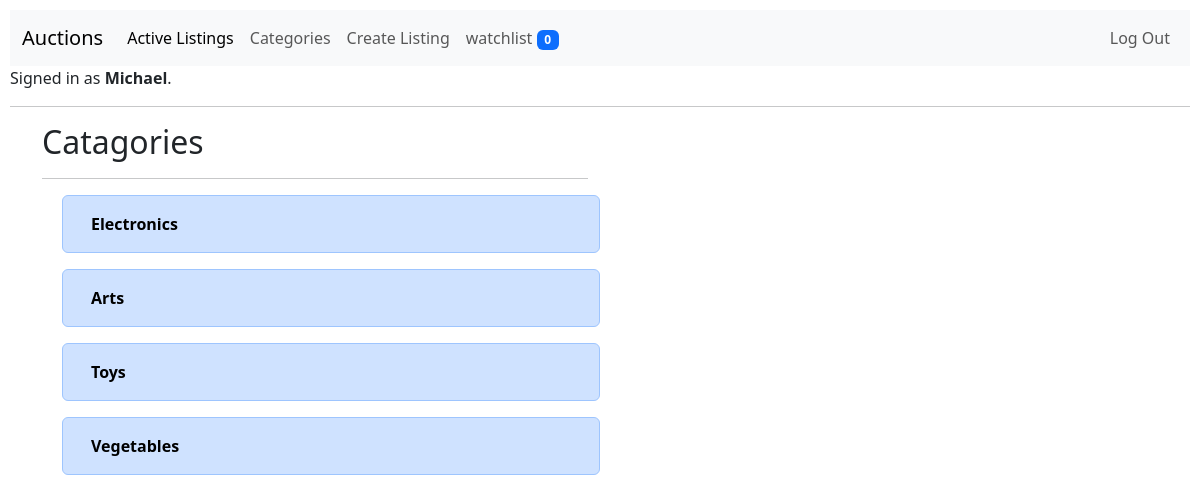
Page /category (signed in) on the committed database.
### auctions/models.py (models this page shows, shortened)
class User(AbstractUser):
    pass

class Auction_Listing(models.Model):
    seller = models.ForeignKey(
        User, on_delete=models.CASCADE, related_name="listed_by")
    title = models.CharField(max_length=64)
    description = models.TextField(max_length=500)
    starting_bid = models.PositiveIntegerField()
    image = models.URLField(blank=True)
    time = models.DateTimeField(auto_now=True)
    category = models.CharField(max_length=64, default="Unspecified!")
    price = models.PositiveIntegerField()

### auctions/views.py (the view)
# urls.py: path("category", views.category, name="category"),
@login_required(login_url='/login')
def category(request):
    listings = Auction_Listing.objects.all()
    categories = []
    for cat in listings:
        if cat.category not in categories:
            categories.append(cat.category)
    watchlist_all = Watchlist.objects.filter(user_w=request.user)
    watch_num = len(watchlist_all)
    return render(request, "auctions/categories.html", {
        "listings": categories,
        "watch": watch_num
    })

### auctions/templates/auctions/categories.html
{% extends "auctions/layout.html"%}
{%block body%}
<div class="container ">
    <div class="row">
        <div class="col">
            <h2 class="mb-3">Catagories</h2>
            <hr>
            <ul>
                {%for listing in listings%}
                <div class="row mb-3 alert alert-primary cato">
                    <a class="cato" href="{%url 'view' listing %}">
                        <li>{{listing}}</li>
                    </a>
                </div>
                {%endfor%}
            </ul>
        </div>
        <div class="col">
        </div>
    </div>
</div>
{%endblock%}

### auctions/templates/auctions/layout.html (shortened to what this page needs)
{% load static %}
<!DOCTYPE html>
<html lang="en">
<head>
    <link href="https://cdn.jsdelivr.net/npm/bootstrap@5.3.0-alpha1/dist/css/bootstrap.min.css" rel="stylesheet"
>
    <link href="{% static 'auctions/styles.css' %}" rel="stylesheet">
</head>
<body>
    <nav class="navbar navbar-expand-lg bg-body-tertiary">
        <div class="container-fluid">
            <a class="navbar-brand" href="#">Auctions</a>
            <div class="collapse navbar-collapse" id="navbarNav">
                <ul class="navbar-nav">
                    <li class="nav-item">
                        <a class="nav-link active" href="{% url 'index' %}">Active Listings</a>
                    </li>
                    <li class="nav-item">
                        <a class="nav-link" href="{% url 'category' %}">Categories</a>
                    </li>
                    {% if user.is_authenticated %}
                    <li class="nav-item">
                        <a class="nav-link" href="{%url 'add'%}">Create Listing</a>
                    </li>
                    <li class="nav-item">
                        <a class="nav-link" href="{%url 'watchlist'%}">watchlist <span
                                class="badge text-bg-primary">{{watch}}</span></a>
                    </li>
                </ul>
            </div>
            <div class="collapse navbar-collapse d-flex justify-content-end" id="navbarNav">
                <ul class="navbar-nav ml-auto ">
                    <li class="nav-item">
                        <a class="nav-link" href="{% url 'logout' %}">Log Out</a>
            {% endif %}
        </div>
    </nav>
    <div>
        {% if user.is_authenticated %}
        Signed in as <strong>{{ user.username }}</strong>.
        {% else %}
        Not signed in.
        {% endif %}
    </div>
    <hr>
    {% block body %}
    {% endblock %}
</body>
</html>

### auctions/static/auctions/styles.css (style rules this page uses)
body { padding: 10px; }

### auctions/templates/auctions/layout.html (style rules this page uses)
.cato { text-decoration: none; font-weight: bold; color: black; list-style-type: none; transition: background-color 1s, margin-right 1s; }

### rows in the picture
User: username "Michael"
Auction_Listing: listings "Electronics"
Auction_Listing: listings "Arts"
Auction_Listing: listings "Toys"
Auction_Listing: listings "Vegetables"

### other values in the picture
{{ watch }} "0"
